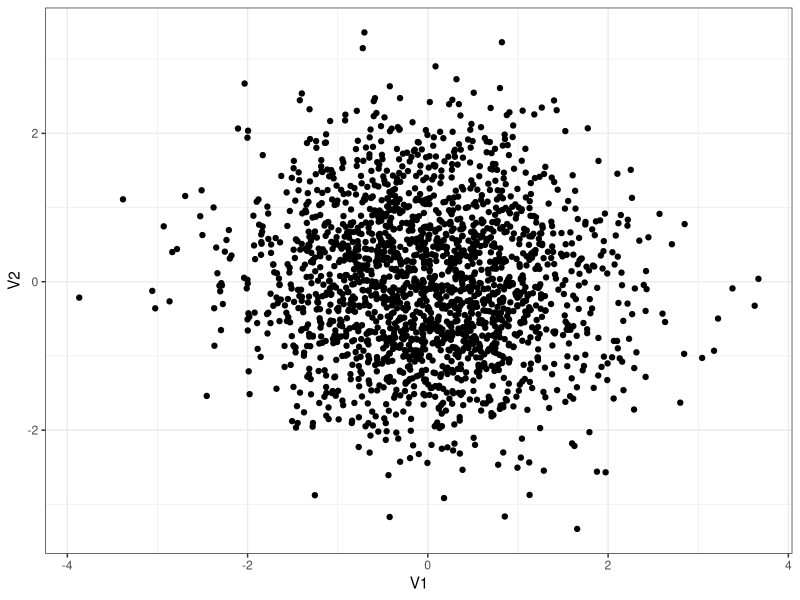
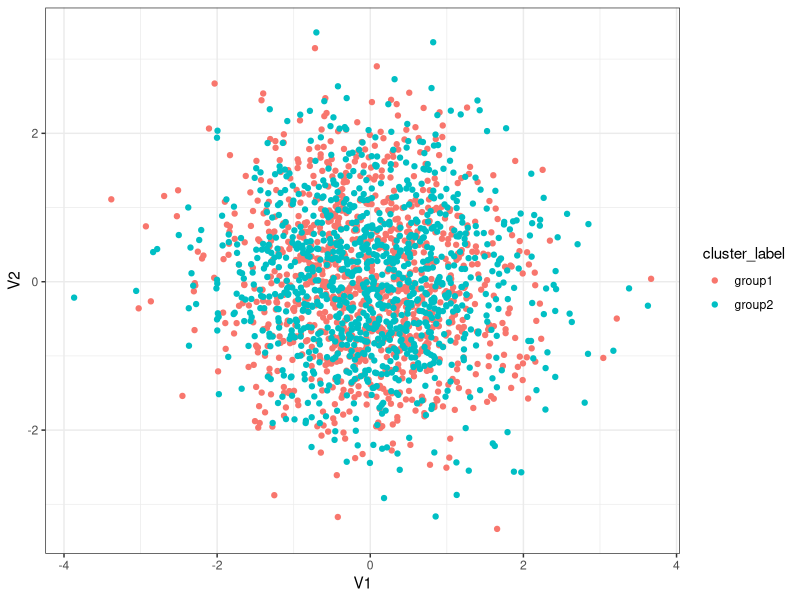

The R source for these figures, in order: (Note: this script raises an error after producing the figures.)
# PURPOSE: Make 2D clustering toy example

set.seed(2013)
cluster1 <- MASS::mvrnorm(1000, mu = c(0, 0), 
                          Sigma = matrix(c(1, 0, 0, 1), nrow = 2, ncol = 2))

cluster2 <- MASS::mvrnorm(1000, mu = c(.1, 0), 
                          Sigma = matrix(c(1, 0, 0, 1), nrow = 2, ncol = 2))
library(tidyverse)
as_tibble(cluster1) %>%
  bind_rows(as_tibble(cluster2)) %>%
  ggplot(aes(x = V1, y = V2)) +
  geom_point() +
  theme_bw()

fake_data <- as_tibble(cluster1) %>%
  mutate(cluster_label = "group1") %>%
  bind_rows(as_tibble(cluster2) %>% 
              mutate(cluster_label = "group2"))

fake_data %>%
  ggplot(aes(x = V1, y = V2, color = cluster_label)) +
  geom_point() +
  theme_bw()


fake_dist <- dist(dplyr::select(fake_data,
                                V1, V2))

fake_dist_matrix <- as.matrix(fake_dist)

long_dist_matrix <- fake_dist_matrix %>%
  as_tibble() %>%
  mutate(obs1 = 1:nrow(fake_data)) %>%
  pivot_longer(cols = -obs1,
               names_to = "obs2", values_to = "distance")

long_dist_matrix %>%
  ggplot(aes(x = obs1, y = obs2, fill = distance)) +
  geom_tile() +
  theme_bw() +
  theme(axis.text = element_blank(),
        axis.ticks = element_blank(),
        legend.position = "bottom") +
  scale_fill_gradient(low = "darkorange", high = "darkblue")

library(seriation)
fake_dist_seriate <- seriate(fake_dist)
player_order <- get_order(fake_dist_seriate)

player_names_order <-
  fake_data$player[player_order]


long_dist_matrix %>%
  mutate(player1 = fct_relevel(player1, player_names_order),
         player2 = fct_relevel(player2, player_names_order)) %>%
  ggplot(aes(x = player1, y = player2, fill = distance)) +
  geom_tile() +
  theme_bw() +
  theme(axis.text = element_blank(),
        axis.ticks = element_blank(),
        legend.position = "bottom") +
  scale_fill_gradient(low = "darkorange", high = "darkblue")
